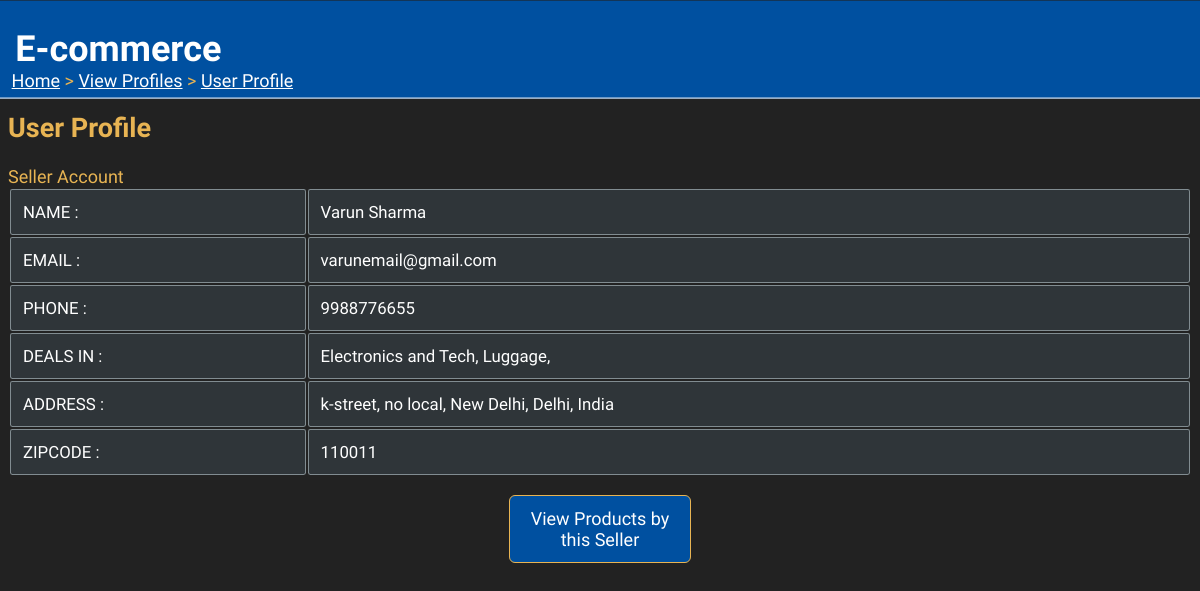
Page /viewprofile/SID0000001/ (signed in) on the committed database.
### tables this page shows
CREATE TABLE "seller"(
sellID varchar(10) PRIMARY KEY,
name varchar(30) NOT NULL,
email varchar(30) UNIQUE,
phone varchar(13) NOT NULL,
area varchar(20) NOT NULL,
locality varchar(20) NOT NULL,
city varchar(20) NOT NULL,
state varchar(20) NOT NULL,
country varchar(20) NOT NULL,
zipcode varchar(6) NOT NULL,
password varchar(20) NOT NULL);

CREATE TABLE product(
prodID varchar(10) PRIMARY KEY,
name varchar(30) NOT NULL,
quantity integer CHECK(quantity>=0) NOT NULL,
category varchar(30) NOT NULL ,
cost_price decimal(9,2) NOT NULL,
sell_price decimal(9,2) NOT NULL,
description varchar(100),
sellID varchar(10) REFERENCES seller (sellID),
CHECK (sell_price>cost_price)
);

### appliction.py (the view)
@application.route("/viewprofile/<id>/")
def view_profile(id):
    if 'userid' not in session:
        return redirect(url_for('home'))
    userid = session["userid"]
    type = session["type"]
    my = True if userid==id else False
    if not my: profile_type = "Customer" if type=="Seller" else "Seller"
    else: profile_type = type
    det, categories = fetch_details(id, profile_type)   #details
    if len(det)==0:
        abort(404)
    det = det[0]
    return render_template("view_profile.html",
                            type=profile_type,
                            name=det[1],
                            email=det[2],
                            phone=det[3],
                            area=det[4],
                            locality=det[5],
                            city=det[6],
                            state=det[7],
                            country=det[8],
                            zip=det[9],
                            category=(None if profile_type=="Customer" else categories),
                            my=my)

### dbaccess.py (called while the page is built)
def fetch_details(userid, type):
    conn = sqlite3.connect("onlineshop.db")
    cur = conn.cursor()
    if type=="Customer":
        a = cur.execute("SELECT * FROM customer WHERE custID=?", (userid,))
        a = list(a)
        b = []
    elif type=="Seller":
        a = cur.execute("SELECT * FROM seller WHERE sellID=?", (userid,))
        a = list(a)
        b = cur.execute("SELECT DISTINCT(category) from product WHERE sellID=?", (userid,))
        b = [i[0] for i in b ]
    conn.close()
    return a, b

### templates/view_profile.html (shortened to what this page needs)
<html>
    <head>
        <link rel="stylesheet" href="{{url_for('static', filename='main.css')}}">
      </head>
<body>
    <div class="sticky">
        <h1>E-commerce</h1>
    </div>
  <div class="nav">
    <p><a href="/">Home</a> > <a href="/viewprofile/">View Profiles</a> > <a href="">User Profile</a></p>
  </div>
  <h2>User Profile</h2>
  {{type}} Account
  <table>
    <tr>
      <td>NAME :</td><td>{{name}}</td>
    </tr>
    <tr>
      <td>EMAIL :</td><td>{{email}}</td>
    </tr>
    <tr>
      <td>PHONE :</td><td>{{phone}}</td>
    </tr>
    {% if type=="Seller" %}
    <tr>
      <td>DEALS IN :</td>
      <td>{% for i in category %}
        {{i}},
      {% endfor %}</td>
    </tr>
    {% endif %}
    <tr>
      <td>ADDRESS :</td><td>{{area}}, {{locality}}, {{city}}, {{state}}, {{country}}</td>
    </tr>
    <tr>
      <td>ZIPCODE :</td><td>{{zip}}</td>
    </tr>
  </table>
  {% if not my and type!="Customer" %}
  <p class="press"><a href="./sellerproducts">View Products by this Seller</a></p>
  {% endif %}
</body>
</html>

### static/main.css (style rules this page uses)
div.sticky { position: -webkit-sticky; position: sticky; top: 0.2px; margin: -0.7vw; background-color: #0050a0; color: white; padding: 0.3vw; font-size: 1.5vw; border-bottom: 1px solid white; font-family: 'Acme'; }
div.sticky h1 { padding-left:1vw; }
body { font-family:'K2D'; font-size: 1.5vw; background-image: url('background2.jpg'); background-size: cover; background-repeat: no-repeat; background-attachment: fixed; color: rgb(232, 180, 83); max-width: 100%; overflow-x: hidden; }
div.nav { position: fixed; display: block; top: 5vw; margin:-0.7vw; padding-left:1vw; border:none; overflow: hidden; }
div.nav a { text-decoration: underline; color: white; }
.press { padding:0vw; font-size: 1.5vw; justify-content: center; margin-left: auto; margin-right: auto; margin-top: 1.5vw; margin-bottom: 1.5vw; }
.press a { background-color: #0050a0; border-radius: 0.5vw; padding: 1vw; width: 13vw; display: block; margin: auto; text-decoration: none; color: white; border: 1px solid rgb(232, 180, 83); text-align: center; }
table { width: 100%; font-size: 1.4vw; }
td { border: 1px solid rgba(187, 203, 207, 0.589); border-radius: 0.2vw; padding:1vw; text-align: left; background-color: rgba(60, 71, 80, 0.521); color: white; word-wrap: break-word; }
a { text-decoration: underline; color: white; }

### rows in the picture
seller: name "Varun Sharma", email "varunemail@gmail.com", phone "9988776655", area "k-street", locality "no local", city "New Delhi", state "Delhi", country "India", zipcode "110011"
product: category "Electronics and Tech"
product: category "Luggage"

### other values in the picture
{{ type }} "Seller"
